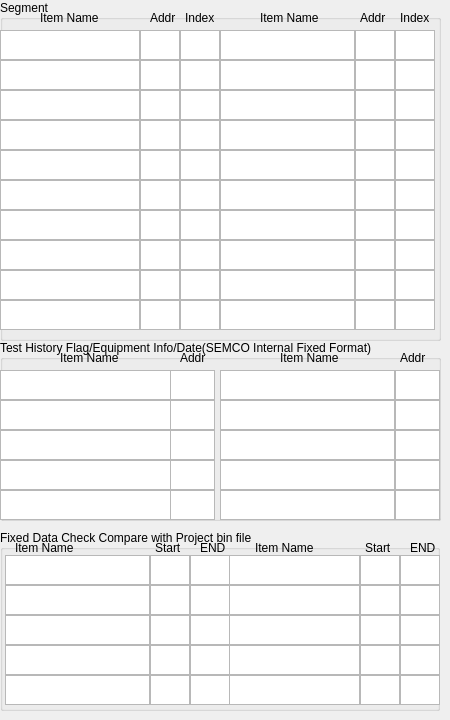
   <widget class="QWidget" name="tab_9">
    <attribute name="title">
     <string>Seg</string>
    </attribute>
    <widget class="QGroupBox" name="groupBox_16">
     <property name="geometry">
      <rect>
       <x>0</x>
       <y>0</y>
       <width>441</width>
       <height>341</height>
      </rect>
     </property>
     <property name="title">
      <string>Segment</string>
     </property>
     <widget class="QTextEdit" name="seg21">
      <property name="geometry">
       <rect>
        <x>220</x>
        <y>30</y>
        <width>135</width>
        <height>30</height>
       </rect>
      </property>
     </widget>
     <widget class="QTextEdit" name="seg12">
      <property name="geometry">
       <rect>
        <x>140</x>
        <y>30</y>
        <width>40</width>
        <height>30</height>
       </rect>
      </property>
     </widget>
     <widget class="QTextEdit" name="seg13">
      <property name="geometry">
       <rect>
        <x>180</x>
        <y>30</y>
        <width>40</width>
        <height>30</height>
       </rect>
      </property>
     </widget>
     <widget class="QTextEdit" name="seg23">
      <property name="geometry">
       <rect>
        <x>395</x>
        <y>30</y>
        <width>40</width>
        <height>30</height>
       </rect>
      </property>
     </widget>
     <widget class="QTextEdit" name="seg22">
      <property name="geometry">
       <rect>
        <x>355</x>
        <y>30</y>
        <width>40</width>
        <height>30</height>
       </rect>
      </property>
     </widget>
     <widget class="QTextEdit" name="seg11">
      <property name="geometry">
       <rect>
        <x>0</x>
        <y>30</y>
        <width>140</width>
        <height>30</height>
       </rect>
      </property>
     </widget>
     <widget class="QLabel" name="label_55">
      <property name="geometry">
       <rect>
        <x>40</x>
        <y>10</y>
        <width>61</width>
        <height>16</height>
       </rect>
      </property>
      <property name="text">
       <string>Item Name</string>
      </property>
     </widget>
     <widget class="QLabel" name="label_82">
      <property name="geometry">
       <rect>
        <x>185</x>
        <y>10</y>
        <width>31</width>
        <height>16</height>
       </rect>
      </property>
      <property name="text">
       <string>Index</string>
      </property>
     </widget>
     <widget class="QLabel" name="label_83">
      <property name="geometry">
       <rect>
        <x>150</x>
        <y>10</y>
        <width>31</width>
        <height>16</height>
       </rect>
      </property>
      <property name="text">
       <string>Addr</string>
      </property>
     </widget>
     <widget class="QLabel" name="label_84">
      <property name="geometry">
       <rect>
        <x>260</x>
        <y>10</y>
        <width>61</width>
        <height>16</height>
       </rect>
      </property>
      <property name="text">
       <string>Item Name</string>
      </property>
     </widget>
     <widget class="QLabel" name="label_85">
      <property name="geometry">
       <rect>
        <x>400</x>
        <y>10</y>
        <width>31</width>
        <height>16</height>
       </rect>
      </property>
      <property name="text">
       <string>Index</string>
      </property>
     </widget>
     <widget class="QLabel" name="label_86">
      <property name="geometry">
       <rect>
        <x>360</x>
        <y>10</y>
        <width>31</width>
        <height>16</height>
       </rect>
      </property>
      <property name="text">
       <string>Addr</string>
      </property>
     </widget>
     <widget class="QTextEdit" name="seg41">
      <property name="geometry">
       <rect>
        <x>220</x>
        <y>60</y>
        <width>135</width>
        <height>30</height>
       </rect>
      </property>
     </widget>
     <widget class="QTextEdit" name="seg32">
      <property name="geometry">
       <rect>
        <x>140</x>
        <y>60</y>
        <width>40</width>
        <height>30</height>
       </rect>
      </property>
     </widget>
     <widget class="QTextEdit" name="seg31">
      <property name="geometry">
       <rect>
        <x>0</x>
        <y>60</y>
        <width>140</width>
        <height>30</height>
       </rect>
      </property>
     </widget>
     <widget class="QTextEdit" name="seg42">
      <property name="geometry">
       <rect>
        <x>355</x>
        <y>60</y>
        <width>40</width>
        <height>30</height>
       </rect>
      </property>
     </widget>
     <widget class="QTextEdit" name="seg43">
      <property name="geometry">
       <rect>
        <x>395</x>
        <y>60</y>
        <width>40</width>
        <height>30</height>
       </rect>
      </property>
     </widget>
     <widget class="QTextEdit" name="seg33">
      <property name="geometry">
       <rect>
        <x>180</x>
        <y>60</y>
        <width>40</width>
        <height>30</height>
       </rect>
      </property>
     </widget>
     <widget class="QTextEdit" name="seg61">
      <property name="geometry">
       <rect>
        <x>220</x>
        <y>90</y>
        <width>135</width>
        <height>30</height>
       </rect>
      </property>
     </widget>
     <widget class="QTextEdit" name="seg52">
      <property name="geometry">
       <rect>
        <x>140</x>
        <y>90</y>
        <width>40</width>
        <height>30</height>
       </rect>
      </property>
     </widget>
     <widget class="QTextEdit" name="seg51">
      <property name="geometry">
       <rect>
        <x>0</x>
        <y>90</y>
        <width>140</width>
        <height>30</height>
       </rect>
      </property>
     </widget>
     <widget class="QTextEdit" name="seg62">
      <property name="geometry">
       <rect>
        <x>355</x>
        <y>90</y>
        <width>40</width>
        <height>30</height>
       </rect>
      </property>
     </widget>
     <widget class="QTextEdit" name="seg63">
      <property name="geometry">
       <rect>
        <x>395</x>
        <y>90</y>
        <width>40</width>
        <height>30</height>
       </rect>
      </property>
     </widget>
     <widget class="QTextEdit" name="seg53">
      <property name="geometry">
       <rect>
        <x>180</x>
        <y>90</y>
        <width>40</width>
        <height>30</height>
       </rect>
      </property>
     </widget>
     <widget class="QTextEdit" name="seg81">
      <property name="geometry">
       <rect>
        <x>220</x>
        <y>120</y>
        <width>135</width>
        <height>30</height>
       </rect>
      </property>
     </widget>
     <widget class="QTextEdit" name="seg72">
      <property name="geometry">
       <rect>
        <x>140</x>
        <y>120</y>
        <width>40</width>
        <height>30</height>
       </rect>
      </property>
     </widget>
     <widget class="QTextEdit" name="seg71">
      <property name="geometry">
       <rect>
        <x>0</x>
        <y>120</y>
        <width>140</width>
        <height>30</height>
       </rect>
      </property>
     </widget>
     <widget class="QTextEdit" name="seg82">
      <property name="geometry">
       <rect>
        <x>355</x>
        <y>120</y>
        <width>40</width>
        <height>30</height>
       </rect>
      </property>
     </widget>
     <widget class="QTextEdit" name="seg83">
      <property name="geometry">
       <rect>
        <x>395</x>
        <y>120</y>
        <width>40</width>
        <height>30</height>
       </rect>
      </property>
     </widget>
     <widget class="QTextEdit" name="seg73">
      <property name="geometry">
       <rect>
        <x>180</x>
        <y>120</y>
        <width>40</width>
        <height>30</height>
       </rect>
      </property>
     </widget>
     <widget class="QTextEdit" name="seg92">
      <property name="geometry">
       <rect>
        <x>140</x>
        <y>150</y>
        <width>40</width>
        <height>30</height>
       </rect>
      </property>
     </widget>
     <widget class="QTextEdit" name="seg91">
      <property name="geometry">
       <rect>
        <x>0</x>
        <y>150</y>
        <width>140</width>
        <height>30</height>
       </rect>
      </property>
     </widget>
     <widget class="QTextEdit" name="seg93">
      <property name="geometry">
       <rect>
        <x>180</x>
        <y>150</y>
        <width>40</width>
        <height>30</height>
       </rect>
      </property>
     </widget>
     <widget class="QTextEdit" name="seg103">
      <property name="geometry">
       <rect>
        <x>395</x>
        <y>150</y>
        <width>40</width>
        <height>30</height>
       </rect>
      </property>
     </widget>
     <widget class="QTextEdit" name="seg102">
      <property name="geometry">
       <rect>
        <x>355</x>
        <y>150</y>
        <width>40</width>
        <height>30</height>
       </rect>
      </property>
     </widget>
     <widget class="QTextEdit" name="seg101">
      <property name="geometry">
       <rect>
        <x>220</x>
        <y>150</y>
        <width>135</width>
        <height>30</height>
       </rect>
      </property>
     </widget>
     <widget class="QTextEdit" name="seg112">
      <property name="geometry">
       <rect>
        <x>140</x>
        <y>180</y>
        <width>40</width>
        <height>30</height>
       </rect>
      </property>
     </widget>
     <widget class="QTextEdit" name="seg111">
      <property name="geometry">
       <rect>
        <x>0</x>
        <y>180</y>
        <width>140</width>
        <height>30</height>
       </rect>
      </property>
     </widget>
     <widget class="QTextEdit" name="seg113">
      <property name="geometry">
       <rect>
        <x>180</x>
        <y>180</y>
        <width>40</width>
        <height>30</height>
       </rect>
      </property>
     </widget>
     <widget class="QTextEdit" name="seg123">
      <property name="geometry">
       <rect>
        <x>395</x>
        <y>180</y>
        <width>40</width>
        <height>30</height>
       </rect>
      </property>
     </widget>
     <widget class="QTextEdit" name="seg122">
      <property name="geometry">
       <rect>
        <x>355</x>
        <y>180</y>
        <width>40</width>
        <height>30</height>
       </rect>
      </property>
     </widget>
     <widget class="QTextEdit" name="seg121">
      <property name="geometry">
       <rect>
        <x>220</x>
        <y>180</y>
        <width>135</width>
        <height>30</height>
       </rect>
      </property>
     </widget>
     <widget class="QTextEdit" name="seg132">
      <property name="geometry">
       <rect>
        <x>140</x>
        <y>210</y>
        <width>40</width>
        <height>30</height>
       </rect>
      </property>
     </widget>
     <widget class="QTextEdit" name="seg131">
      <property name="geometry">
       <rect>
        <x>0</x>
        <y>210</y>
        <width>140</width>
        <height>30</height>
       </rect>
      </property>
     </widget>
     <widget class="QTextEdit" name="seg133">
      <property name="geometry">
       <rect>
        <x>180</x>
        <y>210</y>
        <width>40</width>
        <height>30</height>
       </rect>
      </property>
     </widget>
     <widget class="QTextEdit" name="seg143">
      <property name="geometry">
       <rect>
        <x>395</x>
        <y>210</y>
        <width>40</width>
        <height>30</height>
       </rect>
      </property>
     </widget>
     <widget class="QTextEdit" name="seg142">
      <property name="geometry">
       <rect>
        <x>355</x>
        <y>210</y>
        <width>40</width>
        <height>30</height>
       </rect>
      </property>
     </widget>
     <widget class="QTextEdit" name="seg141">
      <property name="geometry">
       <rect>
        <x>220</x>
        <y>210</y>
        <width>135</width>
        <height>30</height>
       </rect>
      </property>
     </widget>
     <widget class="QTextEdit" name="seg152">
      <property name="geometry">
       <rect>
        <x>140</x>
        <y>240</y>
        <width>40</width>
        <height>30</height>
       </rect>
      </property>
     </widget>
     <widget class="QTextEdit" name="seg151">
      <property name="geometry">
       <rect>
        <x>0</x>
        <y>240</y>
        <width>140</width>
        <height>30</height>
       </rect>
      </property>
     </widget>
     <widget class="QTextEdit" name="seg153">
      <property name="geometry">
       <rect>
        <x>180</x>
        <y>240</y>
        <width>40</width>
        <height>30</height>
       </rect>
      </property>
     </widget>
     <widget class="QTextEdit" name="seg163">
      <property name="geometry">
       <rect>
        <x>395</x>
        <y>240</y>
        <width>40</width>
        <height>30</height>
       </rect>
      </property>
     </widget>
     <widget class="QTextEdit" name="seg162">
      <property name="geometry">
       <rect>
        <x>355</x>
        <y>240</y>
        <width>40</width>
        <height>30</height>
       </rect>
      </property>
     </widget>
     <widget class="QTextEdit" name="seg161">
      <property name="geometry">
       <rect>
        <x>220</x>
        <y>240</y>
        <width>135</width>
        <height>30</height>
       </rect>
      </property>
     </widget>
     <widget class="QTextEdit" name="seg172">
      <property name="geometry">
       <rect>
        <x>140</x>
        <y>270</y>
        <width>40</width>
        <height>30</height>
       </rect>
      </property>
     </widget>
     <widget class="QTextEdit" name="seg171">
      <property name="geometry">
       <rect>
        <x>0</x>
        <y>270</y>
        <width>140</width>
        <height>30</height>
       </rect>
      </property>
     </widget>
     <widget class="QTextEdit" name="seg173">
      <property name="geometry">
       <rect>
        <x>180</x>
        <y>270</y>
        <width>40</width>
        <height>30</height>
       </rect>
      </property>
     </widget>
     <widget class="QTextEdit" name="seg183">
      <property name="geometry">
       <rect>
        <x>395</x>
        <y>270</y>
        <width>40</width>
        <height>30</height>
       </rect>
      </property>
     </widget>
     <widget class="QTextEdit" name="seg182">
      <property name="geometry">
       <rect>
        <x>355</x>
        <y>270</y>
        <width>40</width>
        <height>30</height>
       </rect>
      </property>
     </widget>
     <widget class="QTextEdit" name="seg181">
      <property name="geometry">
       <rect>
        <x>220</x>
        <y>270</y>
        <width>135</width>
        <height>30</height>
       </rect>
      </property>
     </widget>
     <widget class="QTextEdit" name="seg201">
      <property name="geometry">
       <rect>
        <x>220</x>
        <y>300</y>
        <width>135</width>
        <height>30</height>
       </rect>
      </property>
     </widget>
     <widget class="QTextEdit" name="seg203">
      <property name="geometry">
       <rect>
        <x>395</x>
        <y>300</y>
        <width>40</width>
        <height>30</height>
       </rect>
      </property>
     </widget>
     <widget class="QTextEdit" name="seg202">
      <property name="geometry">
       <rect>
        <x>355</x>
        <y>300</y>
        <width>40</width>
        <height>30</height>
       </rect>
      </property>
     </widget>
     <widget class="QTextEdit" name="seg191">
      <property name="geometry">
       <rect>
        <x>0</x>
        <y>300</y>
        <width>140</width>
        <height>30</height>
       </rect>
      </property>
     </widget>
     <widget class="QTextEdit" name="seg192">
      <property name="geometry">
       <rect>
        <x>140</x>
        <y>300</y>
        <width>40</width>
        <height>30</height>
       </rect>
      </property>
     </widget>
     <widget class="QTextEdit" name="seg193">
      <property name="geometry">
       <rect>
        <x>180</x>
        <y>300</y>
        <width>40</width>
        <height>30</height>
       </rect>
      </property>
     </widget>
    </widget>
    <widget class="QGroupBox" name="groupBox_18">
     <property name="geometry">
      <rect>
       <x>0</x>
       <y>340</y>
       <width>441</width>
       <height>181</height>
      </rect>
     </property>
     <property name="title">
      <string>Test History Flag/Equipment Info/Date(SEMCO Internal Fixed Format)</string>
     </property>
     <widget class="QTextEdit" name="history12">
      <property name="geometry">
       <rect>
        <x>170</x>
        <y>30</y>
        <width>45</width>
        <height>30</height>
       </rect>
      </property>
     </widget>
     <widget class="QLabel" name="label_87">
      <property name="geometry">
       <rect>
        <x>280</x>
        <y>10</y>
        <width>61</width>
        <height>16</height>
       </rect>
      </property>
      <property name="text">
       <string>Item Name</string>
      </property>
     </widget>
     <widget class="QLabel" name="label_88">
      <property name="geometry">
       <rect>
        <x>180</x>
        <y>10</y>
        <width>31</width>
        <height>16</height>
       </rect>
      </property>
      <property name="text">
       <string>Addr</string>
      </property>
     </widget>
     <widget class="QTextEdit" name="history11">
      <property name="geometry">
       <rect>
        <x>0</x>
        <y>30</y>
        <width>171</width>
        <height>30</height>
       </rect>
      </property>
     </widget>
     <widget class="QTextEdit" name="history22">
      <property name="geometry">
       <rect>
        <x>395</x>
        <y>30</y>
        <width>45</width>
        <height>30</height>
       </rect>
      </property>
     </widget>
     <widget class="QLabel" name="label_89">
      <property name="geometry">
       <rect>
        <x>400</x>
        <y>10</y>
        <width>31</width>
        <height>16</height>
       </rect>
      </property>
      <property name="text">
       <string>Addr</string>
      </property>
     </widget>
     <widget class="QTextEdit" name="history21">
      <property name="geometry">
       <rect>
        <x>220</x>
        <y>30</y>
        <width>175</width>
        <height>30</height>
       </rect>
      </property>
     </widget>
     <widget class="QLabel" name="label_90">
      <property name="geometry">
       <rect>
        <x>60</x>
        <y>10</y>
        <width>61</width>
        <height>16</height>
       </rect>
      </property>
      <property name="text">
       <string>Item Name</string>
      </property>
     </widget>
     <widget class="QTextEdit" name="history32">
      <property name="geometry">
       <rect>
        <x>170</x>
        <y>60</y>
        <width>45</width>
        <height>30</height>
       </rect>
      </property>
     </widget>
     <widget class="QTextEdit" name="history41">
      <property name="geometry">
       <rect>
        <x>220</x>
        <y>60</y>
        <width>175</width>
        <height>30</height>
       </rect>
      </property>
     </widget>
     <widget class="QTextEdit" name="history42">
      <property name="geometry">
       <rect>
        <x>395</x>
        <y>60</y>
        <width>45</width>
        <height>30</height>
       </rect>
      </property>
     </widget>
     <widget class="QTextEdit" name="history31">
      <property name="geometry">
       <rect>
        <x>0</x>
        <y>60</y>
        <width>171</width>
        <height>30</height>
       </rect>
      </property>
     </widget>
     <widget class="QTextEdit" name="history52">
      <property name="geometry">
       <rect>
        <x>170</x>
        <y>90</y>
        <width>45</width>
        <height>30</height>
       </rect>
      </property>
     </widget>
     <widget class="QTextEdit" name="history61">
      <property name="geometry">
       <rect>
        <x>220</x>
        <y>90</y>
        <width>175</width>
        <height>30</height>
       </rect>
      </property>
     </widget>
     <widget class="QTextEdit" name="history62">
      <property name="geometry">
       <rect>
        <x>395</x>
        <y>90</y>
        <width>45</width>
        <height>30</height>
       </rect>
      </property>
     </widget>
     <widget class="QTextEdit" name="history51">
      <property name="geometry">
       <rect>
        <x>0</x>
        <y>90</y>
        <width>171</width>
        <height>30</height>
       </rect>
      </property>
     </widget>
     <widget class="QTextEdit" name="history72">
      <property name="geometry">
       <rect>
        <x>170</x>
        <y>120</y>
        <width>45</width>
        <height>30</height>
       </rect>
      </property>
     </widget>
     <widget class="QTextEdit" name="history81">
      <property name="geometry">
       <rect>
        <x>220</x>
        <y>120</y>
        <width>175</width>
        <height>30</height>
       </rect>
      </property>
     </widget>
     <widget class="QTextEdit" name="history82">
      <property name="geometry">
       <rect>
        <x>395</x>
        <y>120</y>
        <width>45</width>
        <height>30</height>
       </rect>
      </property>
     </widget>
     <widget class="QTextEdit" name="history71">
      <property name="geometry">
       <rect>
        <x>0</x>
        <y>120</y>
        <width>171</width>
        <height>30</height>
       </rect>
      </property>
     </widget>
     <widget class="QTextEdit" name="history92">
      <property name="geometry">
       <rect>
        <x>170</x>
        <y>150</y>
        <width>45</width>
        <height>30</height>
       </rect>
      </property>
     </widget>
     <widget class="QTextEdit" name="history101">
      <property name="geometry">
       <rect>
        <x>220</x>
        <y>150</y>
        <width>175</width>
        <height>30</height>
       </rect>
      </property>
     </widget>
     <widget class="QTextEdit" name="history102">
      <property name="geometry">
       <rect>
        <x>395</x>
        <y>150</y>
        <width>45</width>
        <height>30</height>
       </rect>
      </property>
     </widget>
     <widget class="QTextEdit" name="history91">
      <property name="geometry">
       <rect>
        <x>0</x>
        <y>150</y>
        <width>171</width>
        <height>30</height>
       </rect>
      </property>
     </widget>
    </widget>
    <widget class="QGroupBox" name="groupBox_27">
     <property name="geometry">
      <rect>
       <x>0</x>
       <y>530</y>
       <width>440</width>
       <height>181</height>
      </rect>
     </property>
     <property name="title">
      <string>Fixed Data Check Compare with Project bin file</string>
     </property>
     <widget class="QTextEdit" name="fix63">
      <property name="geometry">
       <rect>
        <x>400</x>
        <y>85</y>
        <width>40</width>
        <height>30</height>
       </rect>
      </property>
     </widget>
     <widget class="QTextEdit" name="fix22">
      <property name="geometry">
       <rect>
        <x>360</x>
        <y>25</y>
        <width>40</width>
        <height>30</height>
       </rect>
      </property>
     </widget>
     <widget class="QTextEdit" name="fix43">
      <property name="geometry">
       <rect>
        <x>400</x>
        <y>55</y>
        <width>40</width>
        <height>30</height>
       </rect>
      </property>
     </widget>
     <widget class="QTextEdit" name="fix52">
      <property name="geometry">
       <rect>
        <x>150</x>
        <y>85</y>
        <width>40</width>
        <height>30</height>
       </rect>
      </property>
     </widget>
     <widget class="QTextEdit" name="fix11">
      <property name="geometry">
       <rect>
        <x>5</x>
        <y>25</y>
        <width>145</width>
        <height>30</height>
       </rect>
      </property>
     </widget>
     <widget class="QTextEdit" name="fix13">
      <property name="geometry">
       <rect>
        <x>190</x>
        <y>25</y>
        <width>40</width>
        <height>30</height>
       </rect>
      </property>
     </widget>
     <widget class="QTextEdit" name="fix53">
      <property name="geometry">
       <rect>
        <x>190</x>
        <y>85</y>
        <width>40</width>
        <height>30</height>
       </rect>
      </property>
     </widget>
     <widget class="QTextEdit" name="fix62">
      <property name="geometry">
       <rect>
        <x>360</x>
        <y>85</y>
        <width>40</width>
        <height>30</height>
       </rect>
      </property>
     </widget>
     <widget class="QTextEdit" name="fix12">
      <property name="geometry">
       <rect>
        <x>150</x>
        <y>25</y>
        <width>40</width>
        <height>30</height>
       </rect>
      </property>
     </widget>
     <widget class="QTextEdit" name="fix32">
      <property name="geometry">
       <rect>
        <x>150</x>
        <y>55</y>
        <width>40</width>
        <height>30</height>
       </rect>
      </property>
     </widget>
     <widget class="QTextEdit" name="fix61">
      <property name="geometry">
       <rect>
        <x>229</x>
        <y>85</y>
        <width>131</width>
        <height>30</height>
       </rect>
      </property>
     </widget>
     <widget class="QTextEdit" name="fix41">
      <property name="geometry">
       <rect>
        <x>229</x>
        <y>55</y>
        <width>131</width>
        <height>30</height>
       </rect>
      </property>
     </widget>
     <widget class="QTextEdit" name="fix33">
      <property name="geometry">
       <rect>
        <x>190</x>
        <y>55</y>
        <width>40</width>
        <height>30</height>
       </rect>
      </property>
     </widget>
     <widget class="QTextEdit" name="fix31">
      <property name="geometry">
       <rect>
        <x>5</x>
        <y>55</y>
        <width>145</width>
        <height>30</height>
       </rect>
      </property>
     </widget>
     <widget class="QTextEdit" name="fix42">
      <property name="geometry">
       <rect>
        <x>360</x>
        <y>55</y>
        <width>40</width>
        <height>30</height>
       </rect>
      </property>
     </widget>
     <widget class="QTextEdit" name="fix21">
      <property name="geometry">
       <rect>
        <x>229</x>
        <y>25</y>
        <width>131</width>
        <height>30</height>
       </rect>
      </property>
     </widget>
     <widget class="QTextEdit" name="fix51">
      <property name="geometry">
       <rect>
        <x>5</x>
        <y>85</y>
        <width>145</width>
        <height>30</height>
       </rect>
      </property>
     </widget>
     <widget class="QTextEdit" name="fix23">
      <property name="geometry">
       <rect>
        <x>400</x>
        <y>25</y>
        <width>40</width>
        <height>30</height>
       </rect>
      </property>
     </widget>
     <widget class="QTextEdit" name="fix82">
      <property name="geometry">
       <rect>
        <x>360</x>
        <y>115</y>
        <width>40</width>
        <height>30</height>
       </rect>
      </property>
     </widget>
     <widget class="QTextEdit" name="fix73">
      <property name="geometry">
       <rect>
        <x>190</x>
        <y>115</y>
        <width>40</width>
        <height>30</height>
       </rect>
      </property>
     </widget>
     <widget class="QTextEdit" name="fix81">
      <property name="geometry">
       <rect>
        <x>229</x>
        <y>115</y>
        <width>131</width>
        <height>30</height>
       </rect>
      </property>
     </widget>
     <widget class="QTextEdit" name="fix72">
      <property name="geometry">
       <rect>
        <x>150</x>
        <y>115</y>
        <width>40</width>
        <height>30</height>
       </rect>
      </property>
     </widget>
     <widget class="QTextEdit" name="fix83">
      <property name="geometry">
       <rect>
        <x>400</x>
        <y>115</y>
        <width>40</width>
        <height>30</height>
       </rect>
      </property>
     </widget>
     <widget class="QTextEdit" name="fix71">
      <property name="geometry">
       <rect>
        <x>5</x>
        <y>115</y>
        <width>145</width>
        <height>30</height>
       </rect>
      </property>
     </widget>
     <widget class="QTextEdit" name="fix101">
      <property name="geometry">
       <rect>
        <x>229</x>
        <y>145</y>
        <width>131</width>
        <height>30</height>
       </rect>
      </property>
     </widget>
     <widget class="QTextEdit" name="fix103">
      <property name="geometry">
       <rect>
        <x>400</x>
        <y>145</y>
        <width>40</width>
        <height>30</height>
       </rect>
      </property>
     </widget>
     <widget class="QTextEdit" name="fix91">
      <property name="geometry">
       <rect>
        <x>5</x>
        <y>145</y>
        <width>145</width>
        <height>30</height>
       </rect>
      </property>
     </widget>
     <widget class="QTextEdit" name="fix93">
      <property name="geometry">
       <rect>
        <x>190</x>
        <y>145</y>
        <width>40</width>
        <height>30</height>
       </rect>
      </property>
     </widget>
     <widget class="QTextEdit" name="fix92">
      <property name="geometry">
       <rect>
        <x>150</x>
        <y>145</y>
        <width>40</width>
        <height>30</height>
       </rect>
      </property>
     </widget>
     <widget class="QTextEdit" name="fix102">
      <property name="geometry">
       <rect>
        <x>360</x>
        <y>145</y>
        <width>40</width>
        <height>30</height>
       </rect>
      </property>
     </widget>
     <widget class="QLabel" name="label_184">
      <property name="geometry">
       <rect>
        <x>15</x>
        <y>10</y>
        <width>61</width>
        <height>16</height>
       </rect>
      </property>
      <property name="text">
       <string>Item Name</string>
      </property>
     </widget>
     <widget class="QLabel" name="label_185">
      <property name="geometry">
       <rect>
        <x>255</x>
        <y>10</y>
        <width>61</width>
        <height>16</height>
       </rect>
      </property>
      <property name="text">
       <string>Item Name</string>
      </property>
     </widget>
     <widget class="QLabel" name="label_186">
      <property name="geometry">
       <rect>
        <x>200</x>
        <y>10</y>
        <width>31</width>
        <height>16</height>
       </rect>
      </property>
      <property name="text">
       <string>END</string>
      </property>
     </widget>
     <widget class="QLabel" name="label_187">
      <property name="geometry">
       <rect>
        <x>365</x>
        <y>10</y>
        <width>31</width>
        <height>16</height>
       </rect>
      </property>
      <property name="text">
       <string>Start</string>
      </property>
     </widget>
     <widget class="QLabel" name="label_188">
      <property name="geometry">
       <rect>
        <x>410</x>
        <y>10</y>
        <width>31</width>
        <height>16</height>
       </rect>
      </property>
      <property name="text">
       <string>END</string>
      </property>
     </widget>
     <widget class="QLabel" name="label_189">
      <property name="geometry">
       <rect>
        <x>155</x>
        <y>10</y>
        <width>31</width>
        <height>16</height>
       </rect>
      </property>
      <property name="text">
       <string>Start</string>
      </property>
     </widget>
    </widget>
   </widget>
